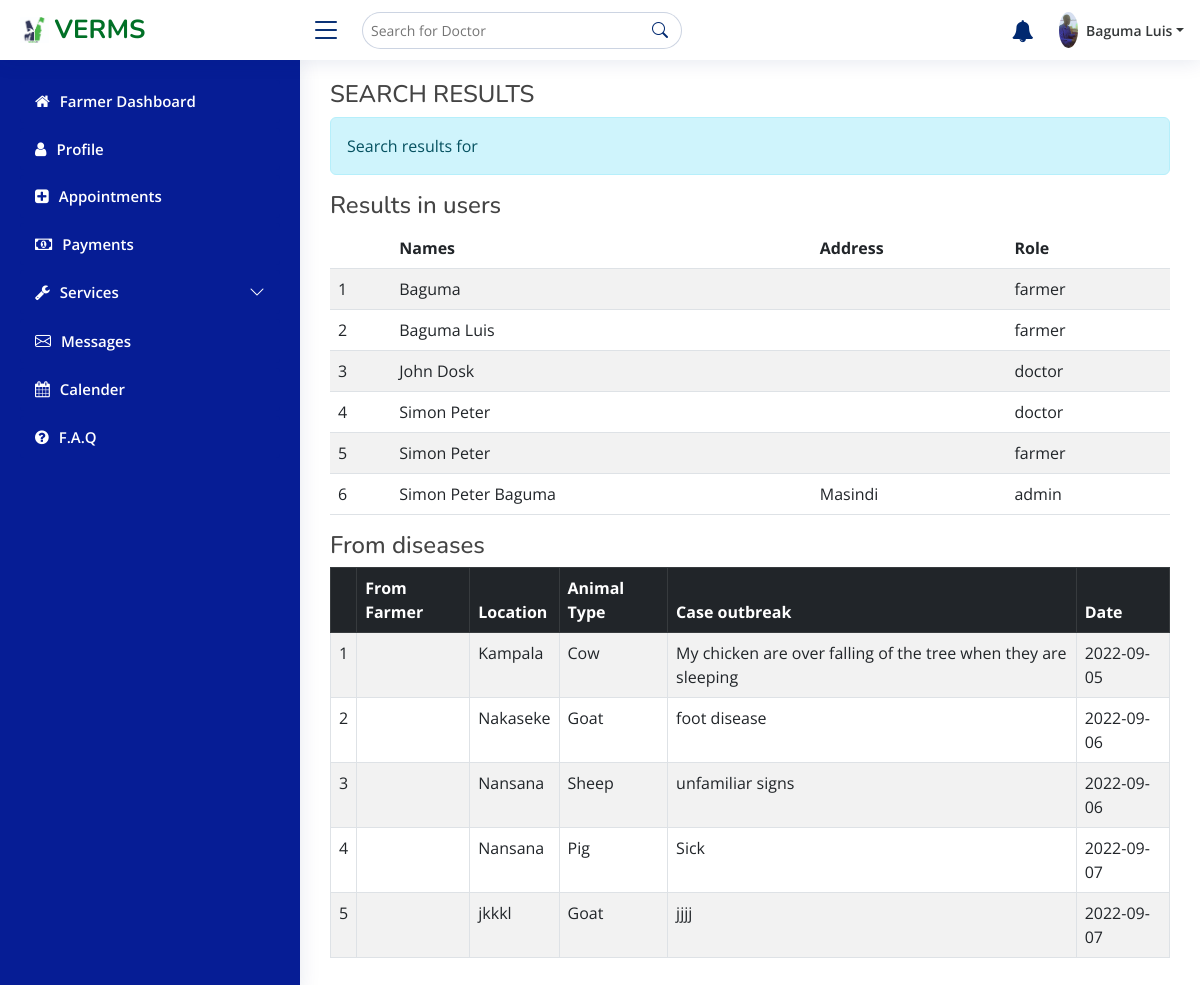
Page /farmer/search.php (signed in) on the committed database.
### tables this page shows
CREATE TABLE `user` (
  `user_Id` int(11) NOT NULL,
  `name` varchar(255) NOT NULL,
  `email` varchar(255) NOT NULL,
  `phone` varchar(15) NOT NULL,
  `user_type` varchar(50) NOT NULL,
  `description` text DEFAULT NULL,
  `cat` char(100) DEFAULT NULL,
  `country` char(100) DEFAULT NULL,
  `company` char(100) DEFAULT NULL,
  `address` char(200) DEFAULT NULL,
  `password` char(64) NOT NULL DEFAULT '03ac674216f3e15c761ee1a5e255f067953623c8b388b4459e13f978d7c846f4',
  `deleted` smallint(1) NOT NULL DEFAULT 0,
  `photo` char(100) NOT NULL DEFAULT 'profile.jpg'
);

CREATE TABLE `animal_disease_cases` (
  `id` int(11) NOT NULL,
  `disease_case` text NOT NULL,
  `user` int(11) NOT NULL,
  `date_added` date NOT NULL,
  `_timestamp` timestamp NOT NULL DEFAULT current_timestamp(),
  `location` char(200) NOT NULL,
  `animal` smallint(6) DEFAULT NULL
);

### farmer/search.php (the view, shortened to what this page needs)
<?php
include_once ("../header.php");
?>
<main class="main bg-white" id="main">
    <div class="row">
    <div class="table-responsive">
        <div class="col-md-12">
            <h4>SEARCH RESULTS</h4>
            <div class="alert alert-info">Search results for <b><?=$_GET['query']?></b></div>
            <h4>Results in users</h4>
            <?php
            $query = $_GET['query'];
            $users = mysqli_query($conn, "select * from user where user_type like '%$query%' order by name asc") or die(mysqli_error($conn));
            $cases = mysqli_query($conn, "select disease_case, animal_disease_cases.date_added, animal_disease_cases.location,animal_disease_cases.date_added, (select animal from animals where id = animal_disease_cases.animal) as animal, (select name from user where user_Id = animal_disease_cases.user) as farmer from animal_disease_cases where disease_case like '%$query%' order by date_added") or die(mysqli_error($conn));
            ?>
            <table class="table table-striped">
                <thead>
                <tr>
                    <th></th>
                    <th>Names</th>
                    <Th>Address</Th>
                    <th>Role</th>
                </tr>
                </thead>
                <tbody>
                <?php
                $i = 1;
                while ($row = mysqli_fetch_array($users)) {
                    ?>
                    <tr>
                        <td><?=$i++?></td>
                        <td><?=$row['name']?></td>
                        <td><?=$row['address']?></td>
                        <td><?=$row['user_type']?></td>
                    </tr>
                    <?php
                }
                ?>
                </tbody>
            </table>
            <h4>From diseases</h4>
            <table id="example" class="table table-striped table-bordered">
                <thead class="table-dark">
                <tr>
                    <th></th>
                    <th>From Farmer</th>
                    <th>Location</th>
                    <th>Animal Type</th>
                    <th>Case outbreak</th>
                    <th>Date</th>
                </tr>
                </thead>
                <tbody>
                <?php
                $no = 1;
                while ($row = mysqli_fetch_array($cases)) {
                    ?>
                    <tr>
                        <td><?=$no++?></td>
                        <td><?=$row['farmer']?></td>
                        <td><?=$row['location']?></td>
                        <td><?=$row['animal']?></td>
                        <td><?=$row['disease_case']?></td>
                        <td><?=$row['date_added']?></td>
                    </tr>
                    <?php
                }
                ?>
                </tbody>
            </table>
        </div>
    </div>
</main>

### header.php (shortened to what this page needs)
<!DOCTYPE html>
<html lang="en">
<head>
    <link href="assets/vendor/bootstrap/css/bootstrap.min.css" rel="stylesheet">
    <link href="assets/vendor/bootstrap-icons/bootstrap-icons.css" rel="stylesheet">
    <link href="assets/vendor/boxicons/css/boxicons.min.css" rel="stylesheet">
    <link href="assets/vendor/quill/quill.snow.css" rel="stylesheet">
    <link href="assets/vendor/quill/quill.bubble.css" rel="stylesheet">
    <link href="assets/vendor/remixicon/remixicon.css" rel="stylesheet">
    <link href="assets/vendor/simple-datatables/style.css" rel="stylesheet">
    <link rel="stylesheet" href="assets/vendor/font-awesome/css/font-awesome.min.css">
    <link href="assets/css/main.css" rel="stylesheet">
    <link href='../lib/main.css' rel='stylesheet' />
</head>
<body class="bg-white">
<header id="header" class="header fixed-top d-flex align-items-center">
    <div class="d-flex align-items-center justify-content-between">
        <a href="farmer_page.php" class="logo d-flex align-items-center">
            <img src="assets/img/logo.png" alt="">
            <span class="d-none d-lg-block">VERMS</span>
        </a>
        <i class="bi bi-list toggle-sidebar-btn"></i>
    </div>
    <div class="search-bar">
        <form class="search-form d-flex align-items-center" method="get" action="./search.php">
            <input type="text" name="query" placeholder="Search for Doctor" title="Enter search keyword" <?=isset($_GET['query']) ? "value='" . $_GET['query'] . "'" : ''?>>
            <button type="submit" title="Search"><i class="bi bi-search"></i></button>
        </form>
    </div>
    <nav class="header-nav ms-auto">
        <ul class="d-flex align-items-center">
            <li class="nav-item dropdown">
                <a class="nav-link nav-icon" href="#" data-bs-toggle="dropdown">
                    <i class="fa fa-bell" aria-hidden="true"></i>
                </a>
            </li>
            <li class="nav-item dropdown pe-3">
                <a class="nav-link nav-profile d-flex align-items-center pe-0" href="#" data-bs-toggle="dropdown">
                    <img src="assets/img/<?=$_SESSION['photo']?>" alt="Profile" class="rounded-circle">
                    <span class="d-none d-md-block dropdown-toggle ps-2"><?=$_SESSION['names']?></span>
                </a>
            </li>
        </ul>
    </nav>
</header>
<aside id="sidebar" class="sidebar">
    <ul class="sidebar-nav" id="sidebar-nav">
        <li class="nav-item">
            <a class="nav-link " href="farmer_page.php">
                <i class="fa fa-home" aria-hidden="true"></i>
                <span>Farmer Dashboard</span>
            </a>
        </li>
        <li class="nav-item">
            <a class="nav-link collapsed" href="users-profile.php">
                <i class="fa fa-user" aria-hidden="true"></i>
                <span>Profile</span>
            </a>
        </li>
        <li class="nav-item">
            <a class="nav-link collapsed" href="pages-appointments.php">
                <i class="fa fa-plus-square" aria-hidden="true"></i>
                <span>Appointments</span>
            </a>
        </li>
        <li class="nav-item">
            <a class="nav-link collapsed" href="pages-payment.php">
            <i class="fa fa-money" aria-hidden="true"></i>
                <span>Payments</span>
            </a>
        </li>
        <li class="nav-item">
            <a class="nav-link collapsed" data-bs-target="#components-nav" data-bs-toggle="collapse" href="#">
                <i class="fa fa-wrench" aria-hidden="true"></i>
                <span>Services</span><i class="bi bi-chevron-down ms-auto"></i>
            </a>
        </li>
        <li class="nav-item">
            <a class="nav-link collapsed" href="pages-messages.php">
                <i class="bi bi-envelope"></i>
                <span>Messages</span>
            </a>
        </li>
        <li class="nav-item">
            <a class="nav-link collapsed" href="pages-calender.php">
                <i class="fa fa-calendar" aria-hidden="true"></i>
                <span>Calender</span>
            </a>
        </li>
        <li class="nav-item">
            <a class="nav-link collapsed" href="pages-faq.php">
                <i class="fa fa-question-circle" aria-hidden="true"></i>
                <span>F.A.Q</span>
            </a>
        </li>
    </ul>
</aside>

### assets/css/main.css (style rules this page uses)
:root { scroll-behavior: smooth; }
body { font-family: "Open Sans", sans-serif; background: #771cd3; color: #444444; }
a { color: #4154f1; text-decoration: none; }
h1, h2, h3, h4, h5, h6 { font-family: "Nunito", sans-serif; }
#main { margin-top: 60px; padding: 20px 30px; transition: all 0.3s; }
.logo { line-height: 1; }
@media (min-width: 1200px) { .logo { width: 280px; } }
.logo img { max-height: 26px; margin-right: 6px; }
.logo span { font-size: 26px; font-weight: 700; color: #017026; font-family: "Nunito", sans-serif; }
.header { transition: all 0.5s; z-index: 997; height: 60px; box-shadow: 0px 2px 20px rgba(1, 41, 112, 0.1); background-color: #fff; padding-left: 20px; }
.header .toggle-sidebar-btn { font-size: 32px; padding-left: 10px; cursor: pointer; color: #012970; }
.header .search-bar { min-width: 360px; padding: 0 20px; }
.header .search-form { width: 100%; }
.header .search-form input { border: 0; font-size: 14px; color: #232b2b; border: 1px solid rgba(1, 41, 112, 0.2); padding: 7px 38px 7px 8px; border-radius: 30px; transition: 0.3s; width: 100%; }
.header .search-form button { border: 0; padding: 0; margin-left: -30px; background: none; }
.header .search-form button i { color: #012970; }
.header-nav ul { list-style: none; }
.header-nav>ul { margin: 0; padding: 0; }
.header-nav .nav-icon { font-size: 22px; color: #012970; margin-right: 25px; position: relative; }
.header-nav .nav-profile { color: #353839; }
.header-nav .nav-profile img { max-height: 36px; }
.header-nav .nav-profile span { font-size: 14px; font-weight: 600; }
.sidebar { position: fixed; top: 60px; left: 0; bottom: 0; width: 300px; z-index: 996; transition: all 0.3s; padding: 20px; overflow-y: auto; scrollbar-width: thin; scrollbar-color: #aab7cf transparent; box-shadow: 0px 0px 20px rgba(1, 41, 112, 0.1); background-color: #061d95; }
@media (min-width: 1200px) { #main, #footer { margin-left: 300px; } }
.sidebar-nav { padding: 0; margin: 0; list-style: none; }
.sidebar-nav li { padding: 0; margin: 0; list-style: none; }
.sidebar-nav .nav-item { margin-bottom: 5px; }
.sidebar-nav .nav-link { display: flex; align-items: center; font-size: 15px; font-weight: 600; color: #fff; transition: 0.3; background: #061d95; padding: 10px 15px; border-radius: 4px; }
.sidebar-nav .nav-link i { font-size: 16px; margin-right: 10px; color: #fff; }
.sidebar-nav .nav-link.collapsed { color: #fff; background: #061d95; }
.sidebar-nav .nav-link.collapsed i { color: #fff; }
.sidebar-nav .nav-link .bi-chevron-down { margin-right: 0; transition: transform 0.2s ease-in-out; }

### rows in the picture
user: name "Baguma", user_type "farmer"
user: name "Baguma Luis", user_type "farmer"
user: name "John Dosk", user_type "doctor"
user: name "Simon Peter", user_type "doctor"
user: name "Simon Peter", user_type "farmer"
user: name "Simon Peter Baguma", address "Masindi", user_type "admin"
animal_disease_cases: location "Kampala", animal "Cow", disease_case "My chicken are over falling of the tree when they are sleeping", date_added "2022-09-05"
animal_disease_cases: location "Nakaseke", animal "Goat", disease_case "foot disease", date_added "2022-09-06"
animal_disease_cases: location "Nansana", animal "Sheep", disease_case "unfamiliar signs", date_added "2022-09-06"
animal_disease_cases: location "Nansana", animal "Pig", disease_case "Sick", date_added "2022-09-07"
animal_disease_cases: location "jkkkl", animal "Goat", disease_case "jjjj", date_added "2022-09-07"

### other values in the picture
$_SESSION['names'] "Baguma Luis"
